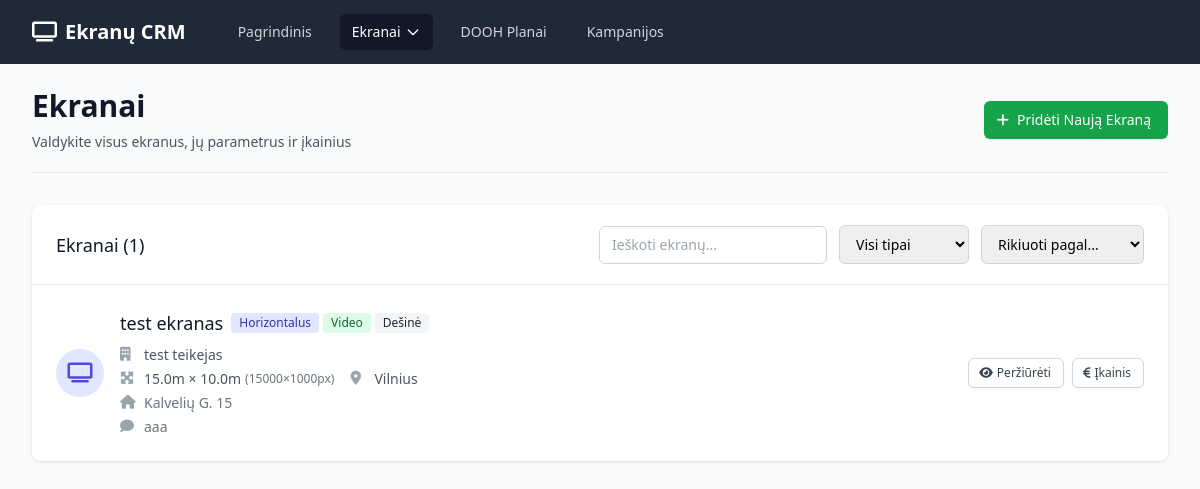
The app's page /screens, older data.
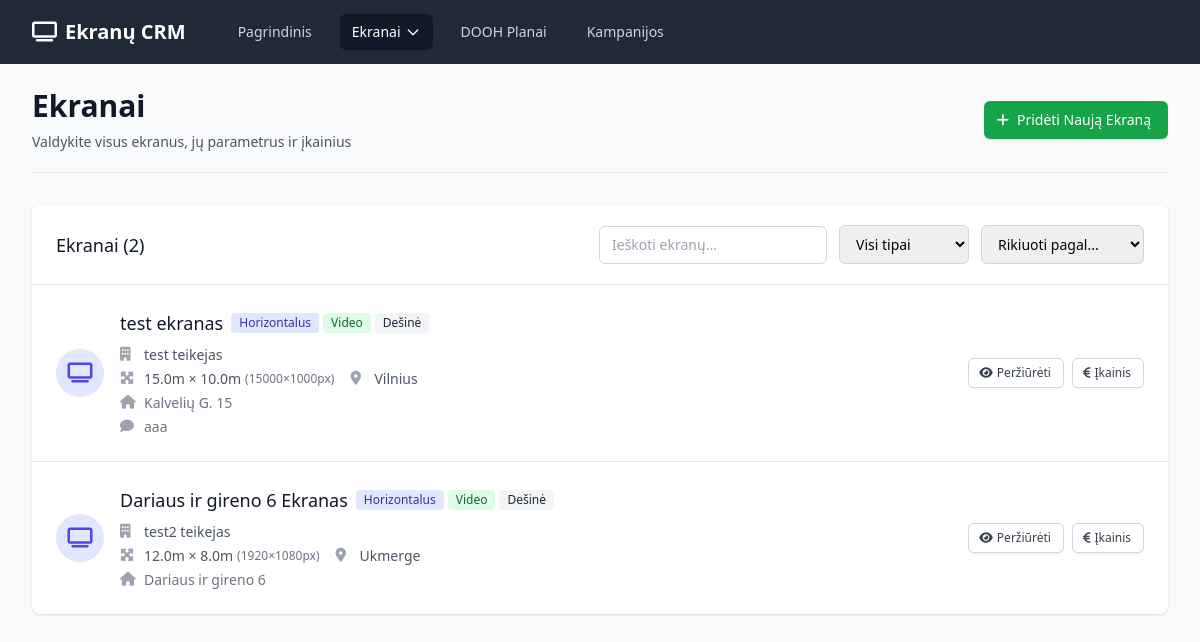
The same page, newer data.
### app.py (models this page shows)
class Screen(db.Model):
    id = db.Column(db.Integer, primary_key=True)
    provider_id = db.Column(db.Integer, db.ForeignKey('screen_provider.id'), nullable=False)
    name = db.Column(db.String(100), nullable=False)
    image_path = db.Column(db.String(200))
    position_description = db.Column(db.Text)
    comment = db.Column(db.Text)
    screen_type = db.Column(db.String(50), nullable=False)  # horizontal/vertical
    content_type = db.Column(db.String(50), nullable=False)  # video/static
    width = db.Column(db.Float, nullable=False)  # in meters
    height = db.Column(db.Float, nullable=False)  # in meters
    pixel_width = db.Column(db.Integer)
    pixel_height = db.Column(db.Integer)
    pixel_comment = db.Column(db.Text)
    gps_latitude = db.Column(db.Float)
    gps_longitude = db.Column(db.Float)
    city = db.Column(db.String(100), nullable=False)
    address = db.Column(db.String(200), nullable=False)
    side = db.Column(db.String(10))  # D-right, K-left
    created_at = db.Column(db.DateTime, default=datetime.utcnow)
    pricing_hours = db.relationship('ScreenPricing', backref='screen', lazy=True, cascade='all, delete-orphan')
    bookings = db.relationship('ScreenBooking', backref='screen', lazy=True)

class ScreenProvider(db.Model):
    id = db.Column(db.Integer, primary_key=True)
    name = db.Column(db.String(100), nullable=False)
    email = db.Column(db.String(100))
    phone = db.Column(db.String(20))
    contact_person = db.Column(db.String(100))
    created_at = db.Column(db.DateTime, default=datetime.utcnow)
    screens = db.relationship('Screen', backref='provider', lazy=True, cascade='all, delete-orphan')

### app.py (the view)
@app.route('/screens')
def screens():
    screens = Screen.query.all()
    return render_template('screens.html', screens=screens)

### templates/screens.html (shortened to what this page needs)
{% extends "base.html" %}
{% block content %}
<div class="pb-5 border-b border-gray-200 mb-8">
    <div class="flex justify-between items-center">
        <div>
            <h1 class="text-3xl font-bold text-gray-900">Ekranai</h1>
            <p class="mt-2 text-sm text-gray-600">Valdykite visus ekranus, jų parametrus ir įkainius</p>
        </div>
        <a href="{{ url_for('new_screen') }}" class="inline-flex items-center px-4 py-2 border border-transparent text-sm font-medium rounded-md shadow-sm text-white bg-green-600 hover:bg-green-700 focus:outline-none focus:ring-2 focus:ring-offset-2 focus:ring-green-500">
            <i class="fas fa-plus -ml-1 mr-2"></i>
            Pridėti Naują Ekraną
        </a>
    </div>
</div>
{% if screens %}
<div class="bg-white shadow overflow-hidden sm:rounded-lg mb-8">
    <div class="px-4 py-5 sm:px-6">
        <div class="flex justify-between items-center">
            <h3 class="text-lg leading-6 font-medium text-gray-900">Ekranai ({{ screens|length }})</h3>
            <div class="flex items-center space-x-3">
                <input type="text" id="screenFilter" placeholder="Ieškoti ekranų..."
                       class="px-3 py-2 border border-gray-300 rounded-md text-sm focus:outline-none focus:ring-indigo-500 focus:border-indigo-500">
                <select id="filterType" class="px-3 py-2 border border-gray-300 rounded-md text-sm focus:outline-none focus:ring-indigo-500 focus:border-indigo-500">
                    <option value="">Visi tipai</option>
                </select>
                <select id="sortBy" class="px-3 py-2 border border-gray-300 rounded-md text-sm focus:outline-none focus:ring-indigo-500 focus:border-indigo-500">
                    <option value="">Rikiuoti pagal...</option>
                </select>
            </div>
        </div>
    </div>
    <div class="border-t border-gray-200">
        <ul class="divide-y divide-gray-200" id="screensList">
            {% for screen in screens %}
            <li class="screen-item hover:bg-gray-50" data-type="{{ screen.screen_type }}">
                <div class="px-4 py-6 sm:px-6">
                    <div class="flex items-center justify-between">
                        <div class="flex items-center">
                            <div class="flex-shrink-0">
                                <div class="h-12 w-12 rounded-full bg-indigo-100 flex items-center justify-center">
                                    <i class="fas fa-tv text-indigo-600 text-xl"></i>
                                </div>
                            </div>
                            <div class="ml-4">
                                <div class="flex items-center">
                                    <p class="text-lg font-medium text-gray-900 screen-name">{{ screen.name }}</p>
                                    <div class="ml-2 flex space-x-1">
                                        <span class="inline-flex items-center px-2 py-0.5 rounded text-xs font-medium {% if screen.screen_type == 'horizontal' %}bg-indigo-100 text-indigo-800{% else %}bg-gray-100 text-gray-800{% endif %}">
                                            {{ 'Horizontalus' if screen.screen_type == 'horizontal' else 'Vertikalus' }}
                                        </span>
                                        <span class="inline-flex items-center px-2 py-0.5 rounded text-xs font-medium {% if screen.content_type == 'video' %}bg-green-100 text-green-800{% else %}bg-blue-100 text-blue-800{% endif %}">
                                            {{ 'Video' if screen.content_type == 'video' else 'Statinis' }}
                                        </span>
                                        {% if screen.side %}
                                        <span class="inline-flex items-center px-2 py-0.5 rounded text-xs font-medium bg-gray-100 text-gray-800">
                                            {{ 'Dešinė' if screen.side == 'D' else 'Kairė' }}
                                        </span>
                                        {% endif %}
                                    </div>
                                </div>
                                <div class="mt-2 space-y-1">
                                    <div class="flex items-center text-sm text-gray-600">
                                        <i class="fas fa-building w-4 h-4 mr-2 text-gray-400"></i>
                                        <a href="{{ url_for('provider_detail', id=screen.provider.id) }}" class="font-medium hover:text-indigo-600 screen-provider">{{ screen.provider.name }}</a>
                                    </div>
                                    <div class="flex items-center space-x-4">
                                        <div class="flex items-center text-sm text-gray-600">
                                            <i class="fas fa-expand-arrows-alt w-4 h-4 mr-2 text-gray-400"></i>
                                            <span>{{ screen.width }}m × {{ screen.height }}m</span>
                                            {% if screen.pixel_width and screen.pixel_height %}
                                            <span class="ml-1 text-xs text-gray-500">({{ screen.pixel_width }}×{{ screen.pixel_height }}px)</span>
                                            {% endif %}
                                        </div>
                                        <div class="flex items-center text-sm text-gray-600">
                                            <i class="fas fa-map-marker-alt w-4 h-4 mr-2 text-gray-400"></i>
                                            <span class="screen-city">{{ screen.city }}</span>
                                        </div>
                                    </div>
                                    {% if screen.address %}
                                    <div class="flex items-center text-sm text-gray-500">
                                        <i class="fas fa-home w-4 h-4 mr-2 text-gray-400"></i>
                                        <span class="truncate max-w-md">{{ screen.address }}</span>
                                    </div>
                                    {% endif %}
                                    {% if screen.comment %}
                                    <div class="flex items-center text-sm text-gray-500">
                                        <i class="fas fa-comment w-4 h-4 mr-2 text-gray-400"></i>
                                        <span class="truncate max-w-lg">{{ screen.comment[:100] }}{% if screen.comment|length > 100 %}...{% endif %}</span>
                                    </div>
                                    {% endif %}
                                </div>
                            </div>
                        </div>
                        <div class="flex items-center space-x-2">
                            <a href="{{ url_for('screen_detail', id=screen.id) }}"
                               class="inline-flex items-center px-3 py-1.5 border border-gray-300 shadow-sm text-xs font-medium rounded-md text-gray-700 bg-white hover:bg-gray-50 focus:outline-none focus:ring-2 focus:ring-offset-2 focus:ring-indigo-500">
                                <i class="fas fa-eye -ml-0.5 mr-1"></i>
                                Peržiūrėti
                            </a>
                            <a href="{{ url_for('screen_pricing', id=screen.id) }}"
                               class="inline-flex items-center px-3 py-1.5 border border-gray-300 shadow-sm text-xs font-medium rounded-md text-gray-700 bg-white hover:bg-gray-50 focus:outline-none focus:ring-2 focus:ring-offset-2 focus:ring-green-500">
                                <i class="fas fa-euro-sign -ml-0.5 mr-1"></i>
                                Įkainis
                            </a>
                        </div>
                    </div>
                </div>
            </li>
            {% endfor %}
        </ul>
    </div>
</div>
{% endif %}
{% endblock %}

### templates/base.html (shortened to what this page needs)
<!DOCTYPE html>
<html lang="lt" class="h-full bg-gray-50">
<head>
    <script src="https://cdn.tailwindcss.com"></script>
    <link rel="stylesheet" href="https://cdnjs.cloudflare.com/ajax/libs/font-awesome/6.4.0/css/all.min.css">
</head>
<body class="h-full">
    <div class="min-h-full">
        <nav class="bg-gray-800">
            <div class="mx-auto max-w-7xl px-4 sm:px-6 lg:px-8">
                <div class="flex h-16 items-center justify-between">
                    <div class="flex items-center">
                        <div class="flex-shrink-0">
                            <h1 class="text-white text-xl font-bold">
                                <i class="fas fa-tv mr-2"></i>Ekranų CRM
                            </h1>
                        </div>
                        <div class="hidden md:block">
                            <div class="ml-10 flex items-baseline space-x-4">
                                <a href="{{ url_for('index') }}"
                                   class="{% if request.endpoint == 'index' %}bg-gray-900 text-white{% else %}text-gray-300 hover:bg-gray-700 hover:text-white{% endif %} rounded-md px-3 py-2 text-sm font-medium">
                                    Pagrindinis
                                </a>
                                <div class="relative group">
                                    <button class="{% if request.endpoint and ('provider' in request.endpoint or 'screen' in request.endpoint) %}bg-gray-900 text-white{% else %}text-gray-300 hover:bg-gray-700 hover:text-white{% endif %} rounded-md px-3 py-2 text-sm font-medium inline-flex items-center">
                                        Ekranai
                                        <svg class="ml-1 h-4 w-4" fill="none" stroke="currentColor" viewBox="0 0 24 24">
                                            <path stroke-linecap="round" stroke-linejoin="round" stroke-width="2" d="M19 9l-7 7-7-7"></path>
                                        </svg>
                                    </button>
                                </div>
                                <a href="{{ url_for('dooh_plans') }}"
                                   class="{% if 'dooh_plan' in request.endpoint %}bg-gray-900 text-white{% else %}text-gray-300 hover:bg-gray-700 hover:text-white{% endif %} rounded-md px-3 py-2 text-sm font-medium">
                                    DOOH Planai
                                </a>
                                <a href="{{ url_for('campaigns') }}"
                                   class="{% if 'campaign' in request.endpoint %}bg-gray-900 text-white{% else %}text-gray-300 hover:bg-gray-700 hover:text-white{% endif %} rounded-md px-3 py-2 text-sm font-medium">
                                    Kampanijos
                                </a>
                            </div>
                        </div>
                    </div>
                </div>
            </div>
        </nav>
        <main class="py-6">
            <div class="mx-auto max-w-7xl px-4 sm:px-6 lg:px-8">
                {% block content %}{% endblock %}
            </div>
        </main>
    </div>
</body>
</html>

Row changes from the older to the newer data that the page shows:
added Screen: name "Dariaus ir gireno 6 Ekranas", screen_type "Horizontalus", content_type "Video", side "Dešinė", provider.name "test2 teikejas", width "12.0", height "8.0", pixel_width "1920", pixel_height "1080", city "Ukmerge", address "Dariaus ir gireno 6"
Text that changed along with them:
{{ screens|length }}: "1" → "2"
